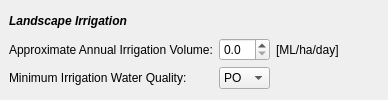
                         <widget class="QWidget" name="nres_irrigation_widget" native="true">
                          <property name="minimumSize">
                           <size>
                            <width>0</width>
                            <height>0</height>
                           </size>
                          </property>
                          <layout class="QGridLayout" name="gridLayout_18">
                           <property name="leftMargin">
                            <number>9</number>
                           </property>
                           <property name="rightMargin">
                            <number>9</number>
                           </property>
                           <item row="1" column="1">
                            <widget class="QDoubleSpinBox" name="nres_irrigate_vol">
                             <property name="maximumSize">
                              <size>
                               <width>51</width>
                               <height>16777215</height>
                              </size>
                             </property>
                             <property name="decimals">
                              <number>1</number>
                             </property>
                            </widget>
                           </item>
                           <item row="2" column="1">
                            <widget class="QComboBox" name="nres_irrigate_ffp">
                             <item>
                              <property name="text">
                               <string>PO</string>
                              </property>
                             </item>
                             <item>
                              <property name="text">
                               <string>NP</string>
                              </property>
                             </item>
                             <item>
                              <property name="text">
                               <string>RW</string>
                              </property>
                             </item>
                             <item>
                              <property name="text">
                               <string>SW</string>
                              </property>
                             </item>
                             <item>
                              <property name="text">
                               <string>GW</string>
                              </property>
                             </item>
                            </widget>
                           </item>
                           <item row="1" column="3">
                            <spacer name="horizontalSpacer_67">
                             <property name="orientation">
                              <enum>Qt::Horizontal</enum>
                             </property>
                             <property name="sizeHint" stdset="0">
                              <size>
                               <width>40</width>
                               <height>20</height>
                              </size>
                             </property>
                            </spacer>
                           </item>
                           <item row="0" column="0">
                            <widget class="QLabel" name="nres_irrigation_title">
                             <property name="whatsThis">
                              <string>Estimate of the annual irrigation volume per hectare</string>
                             </property>
                             <property name="text">
                              <string>&lt;html&gt;&lt;head/&gt;&lt;body&gt;&lt;p&gt;&lt;span style=&quot; font-weight:600; font-style:italic;&quot;&gt;Landscape Irrigation&lt;/span&gt;&lt;/p&gt;&lt;/body&gt;&lt;/html&gt;</string>
                             </property>
                            </widget>
                           </item>
                           <item row="2" column="0">
                            <widget class="QLabel" name="nres_irrigate_ffp_lbl">
                             <property name="whatsThis">
                              <string>&lt;!DOCTYPE HTML PUBLIC &quot;-//W3C//DTD HTML 4.0//EN&quot; &quot;http://www.w3.org/TR/REC-html40/strict.dtd&quot;&gt;
&lt;html&gt;&lt;head&gt;&lt;meta name=&quot;qrichtext&quot; content=&quot;1&quot; /&gt;&lt;style type=&quot;text/css&quot;&gt;
p, li { white-space: pre-wrap; }
&lt;/style&gt;&lt;/head&gt;&lt;body style=&quot; font-family:'MS Shell Dlg 2'; font-size:8.25pt; font-weight:400; font-style:normal;&quot;&gt;
&lt;p style=&quot; margin-top:0px; margin-bottom:0px; margin-left:0px; margin-right:0px; -qt-block-indent:0; text-indent:0px;&quot;&gt;&lt;span style=&quot; font-size:8pt;&quot;&gt;Select the minimum water quality requirement to source from when meeting demand.&lt;/span&gt;&lt;/p&gt;
&lt;p style=&quot; margin-top:0px; margin-bottom:0px; margin-left:0px; margin-right:0px; -qt-block-indent:0; text-indent:0px;&quot;&gt;&lt;span style=&quot; font-size:8pt;&quot;&gt;PO = Potable Water&lt;/span&gt;&lt;/p&gt;
&lt;p style=&quot; margin-top:0px; margin-bottom:0px; margin-left:0px; margin-right:0px; -qt-block-indent:0; text-indent:0px;&quot;&gt;&lt;span style=&quot; font-size:8pt;&quot;&gt;NP = Non-potable Water&lt;/span&gt;&lt;/p&gt;
&lt;p style=&quot; margin-top:0px; margin-bottom:0px; margin-left:0px; margin-right:0px; -qt-block-indent:0; text-indent:0px;&quot;&gt;&lt;span style=&quot; font-size:8pt;&quot;&gt;RW = Rainwater&lt;/span&gt;&lt;/p&gt;
&lt;p style=&quot; margin-top:0px; margin-bottom:0px; margin-left:0px; margin-right:0px; -qt-block-indent:0; text-indent:0px;&quot;&gt;&lt;span style=&quot; font-size:8pt;&quot;&gt;SW = Stormwater&lt;/span&gt;&lt;/p&gt;
&lt;p style=&quot; margin-top:0px; margin-bottom:0px; margin-left:0px; margin-right:0px; -qt-block-indent:0; text-indent:0px;&quot;&gt;&lt;span style=&quot; font-size:8pt;&quot;&gt;GW = Greywater&lt;/span&gt;&lt;/p&gt;&lt;/body&gt;&lt;/html&gt;</string>
                             </property>
                             <property name="text">
                              <string>Minimum Irrigation Water Quality:</string>
                             </property>
                            </widget>
                           </item>
                           <item row="1" column="0">
                            <widget class="QLabel" name="nres_irrigate_vol_lbl">
                             <property name="whatsThis">
                              <string>Estimate of the annual irrigation volume per hectare</string>
                             </property>
                             <property name="text">
                              <string>Approximate Annual Irrigation Volume:</string>
                             </property>
                            </widget>
                           </item>
                           <item row="1" column="2">
                            <widget class="QLabel" name="nres_irrigate_vol_lbl2">
                             <property name="whatsThis">
                              <string>Estimate of the annual irrigation volume per hectare</string>
                             </property>
                             <property name="text">
                              <string>[ML/ha/day]</string>
                             </property>
                            </widget>
                           </item>
                          </layout>
                         </widget>
